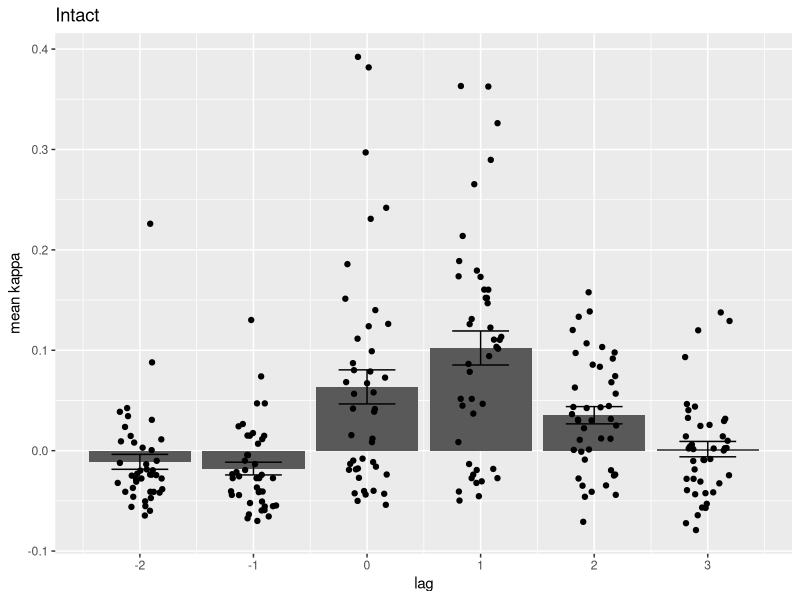
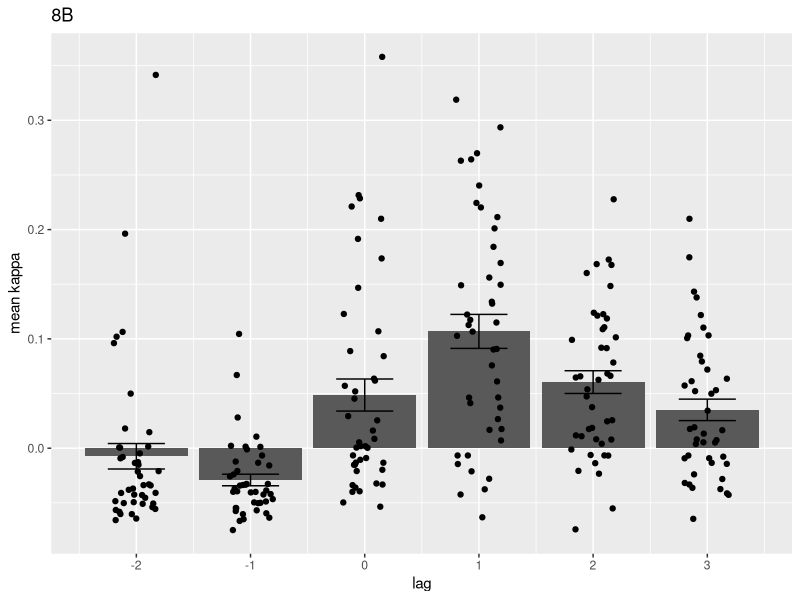
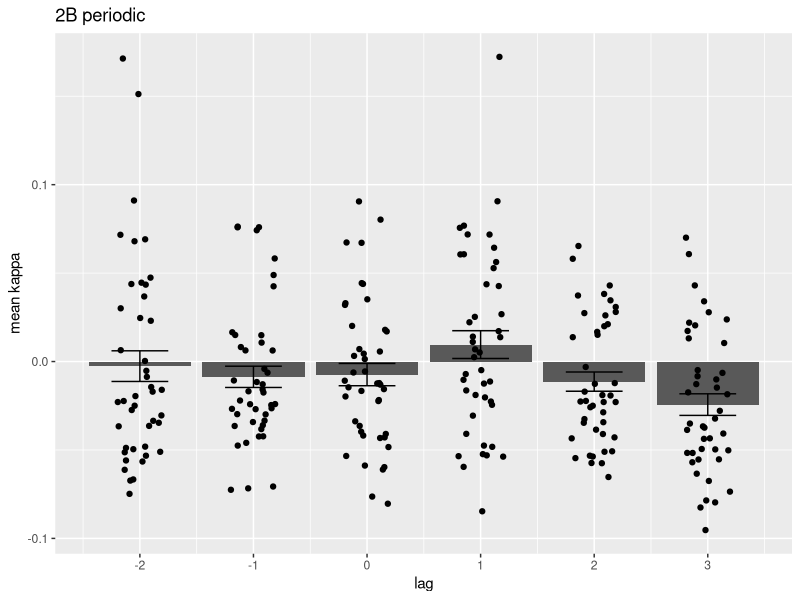
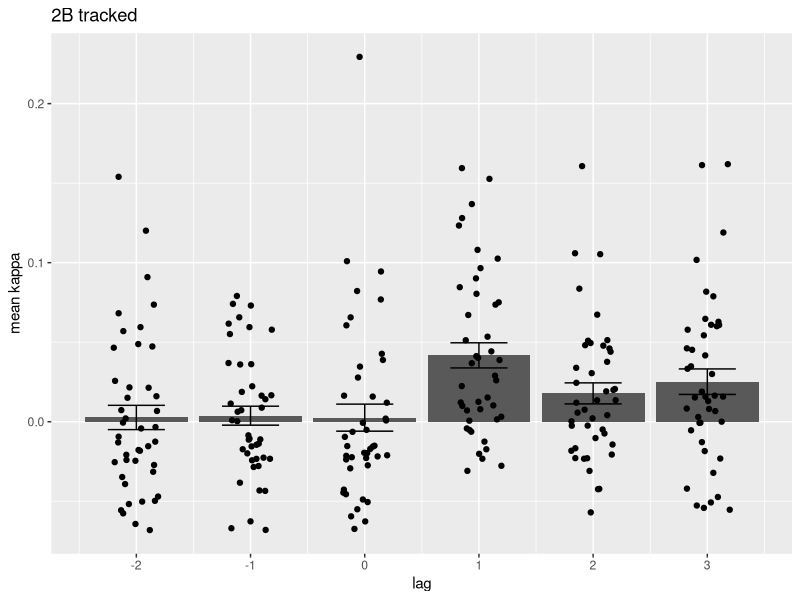
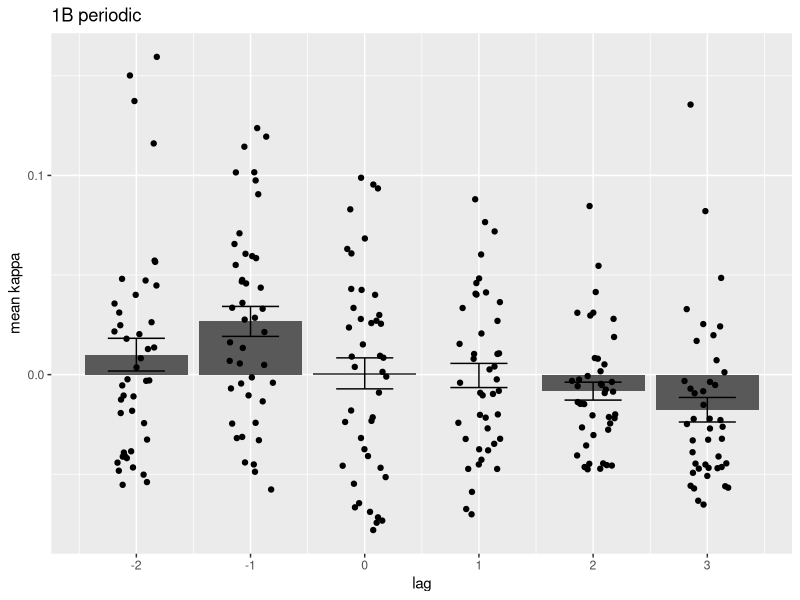
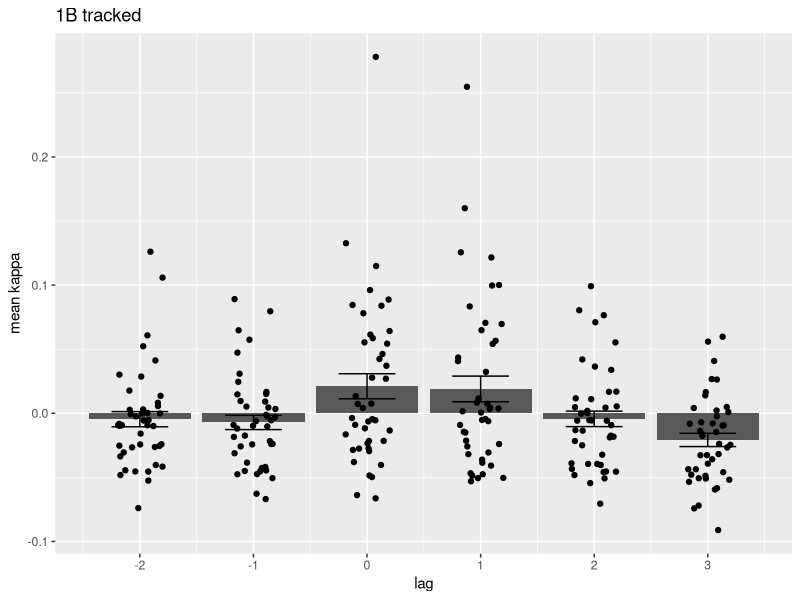
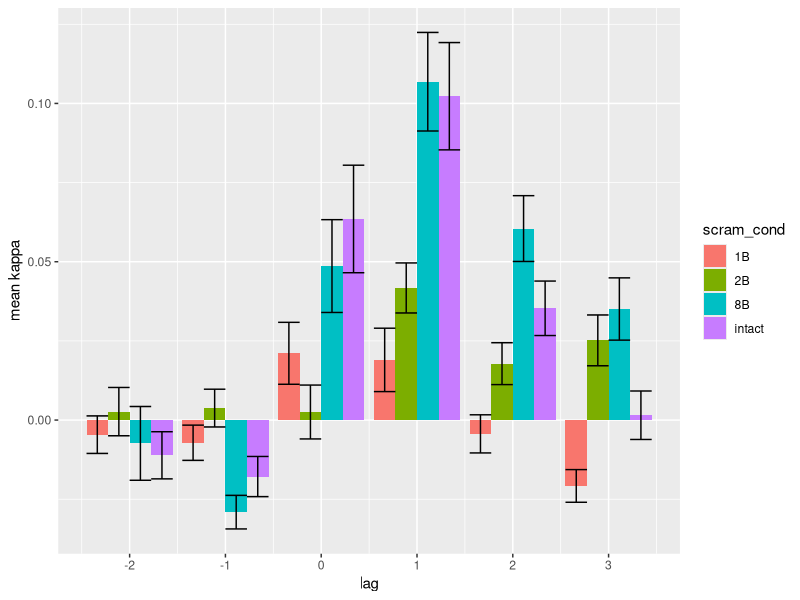
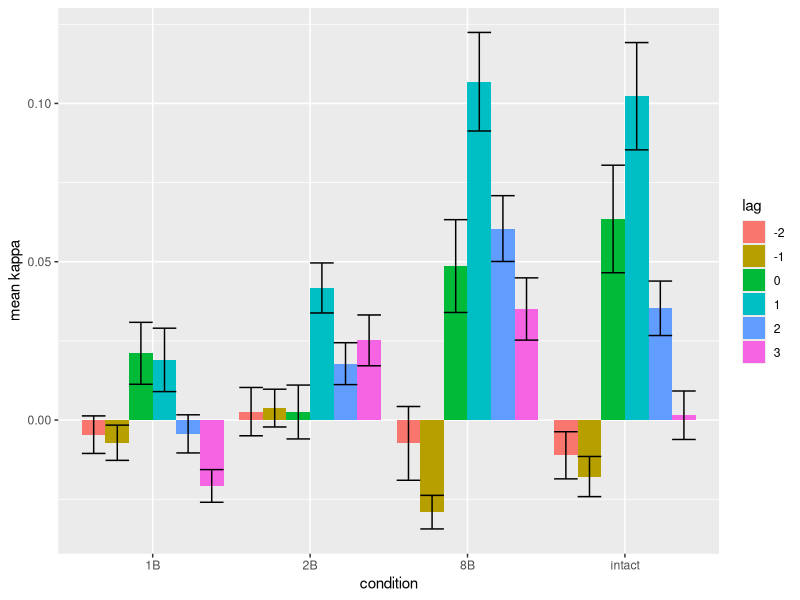

Recreate these plots in R, in order.
## ---- chunk 1
knitr::opts_chunk$set(echo = FALSE, message = FALSE)
library(tidyverse)
library(magrittr)
library(patchwork)
## ---- chunk 2
data <- as_tibble(read_csv('data/lag_kappa_values_wsubj.csv'))
#print(data)
## ---- chunk 3
bar_I <- data %>%
  filter(scram_cond == 'intact') %>%
  group_by(subject, lag) %>%
  summarize(mean_kappa = mean(kappa)) %>%
  
  ggplot(aes(x = lag, y = mean_kappa)) +
  geom_bar(stat = 'summary') +
  geom_errorbar(stat = 'summary', width = 0.5) +
  scale_x_continuous(breaks = seq(-2,3)) +
  scale_y_continuous(name = 'mean kappa') +
  geom_point(position = position_jitter(width = 0.2)) +
  ggtitle("Intact")
  
bar_I
#ggsave("plots/lag_kappa_bar_I.png", plot = bar_I)

bar_8B <- data %>%
  filter(scram_cond == '8B') %>%
  group_by(subject, lag) %>%
  summarize(mean_kappa = mean(kappa)) %>%
  
  ggplot(aes(x = lag, y = mean_kappa)) +
  geom_bar(stat = 'summary') +
  geom_errorbar(stat = 'summary', width = 0.5) +
  scale_x_continuous(breaks = seq(-2,3)) +
  scale_y_continuous(name = 'mean kappa') +
  geom_point(position = position_jitter(width = 0.2)) +
  ggtitle("8B")
  
bar_8B
#ggsave("plots/lag_kappa_bar_8B.png", plot = bar_8B)
## ---- chunk 4
bar_2B_per <- data %>%
  filter(scram_cond == '2B') %>%
  filter(gt_type == 'periodic') %>%
  group_by(subject, lag) %>%
  summarize(mean_kappa = mean(kappa)) %>%
  
  ggplot(aes(x = lag, y = mean_kappa)) +
  geom_bar(stat = 'summary') +
  geom_errorbar(stat = 'summary', width = 0.5) +
  scale_x_continuous(breaks = seq(-2,3)) +
  scale_y_continuous(name = 'mean kappa') +
  geom_point(position = position_jitter(width = 0.2)) +
  ggtitle("2B periodic")
  
bar_2B_per
#ggsave("plots/lag_kappa_bar_2B_per.png", plot = bar_2B_per)

bar_2B_tracked <- data %>%
  filter(scram_cond == '2B') %>%
  filter(gt_type == 'tracked') %>%
  group_by(subject, lag) %>%
  summarize(mean_kappa = mean(kappa)) %>%
  
  ggplot(aes(x = lag, y = mean_kappa)) +
  geom_bar(stat = 'summary') +
  geom_errorbar(stat = 'summary', width = 0.5) +
  scale_x_continuous(breaks = seq(-2,3)) +
  scale_y_continuous(name = 'mean kappa') +
  geom_point(position = position_jitter(width = 0.2)) +
  ggtitle("2B tracked")
  
bar_2B_tracked
#ggsave("plots/lag_kappa_bar_2B_tracked.png", plot = bar_2B_tracked)

bar_1B_per <- data %>%
  filter(scram_cond == '1B') %>%
  filter(gt_type == 'periodic') %>%
  group_by(subject, lag) %>%
  summarize(mean_kappa = mean(kappa)) %>%
  
  ggplot(aes(x = lag, y = mean_kappa)) +
  geom_bar(stat = 'summary') +
  geom_errorbar(stat = 'summary', width = 0.5) +
  scale_x_continuous(breaks = seq(-2,3)) +
  scale_y_continuous(name = 'mean kappa') +
  geom_point(position = position_jitter(width = 0.2)) +
  ggtitle("1B periodic")
  
bar_1B_per
#ggsave("plots/lag_kappa_bar_1B_per.png", plot = bar_1B_per)

bar_1B_tracked <- data %>%
  filter(scram_cond == '1B') %>%
  filter(gt_type == 'tracked') %>%
  group_by(subject, lag) %>%
  summarize(mean_kappa = mean(kappa)) %>%
  
  ggplot(aes(x = lag, y = mean_kappa)) +
  geom_bar(stat = 'summary') +
  geom_errorbar(stat = 'summary', width = 0.5) +
  scale_x_continuous(breaks = seq(-2,3)) +
  scale_y_continuous(name = 'mean kappa') +
  geom_point(position = position_jitter(width = 0.2)) +
  ggtitle("1B tracked")
  
bar_1B_tracked
#ggsave("plots/lag_kappa_bar_1B_tracked.png", plot = bar_1B_tracked)
## ---- chunk 5
all_bar <- data %>%
  filter(gt_type != 'periodic') %>%
  group_by(scram_cond, subject, lag) %>%
  summarize(mean_kappa = mean(kappa)) %>%

  ggplot(aes(x = lag, y = mean_kappa, fill = scram_cond)) +
  geom_bar(position = 'dodge', stat = 'summary') +
  geom_errorbar(stat = 'summary', position = 'dodge') +
  scale_x_continuous(breaks = seq(-2,3)) +
  scale_y_continuous(name = 'mean kappa')

all_bar
ggsave("plots/lag_kappa_all_bar_by_lag.png", plot = all_bar)

all_bar2 <- data %>%
  filter(gt_type != 'periodic') %>%
  group_by(scram_cond, subject, lag) %>%
  summarize(mean_kappa = mean(kappa)) %>%
  mutate(lag = factor(lag)) %>%

  ggplot(aes(x = scram_cond, y = mean_kappa, fill = lag)) +
  geom_bar(position = 'dodge', stat = 'summary') +
  geom_errorbar(stat = 'summary', position = 'dodge') +
  scale_x_discrete(name = 'condition') +
  scale_y_continuous(name = 'mean kappa')

all_bar2
# save?
## ---- chunk 6
all_by_lag <- data %>%
  filter(gt_type != 'periodic') %>%
  group_by(subject, lag) %>%
  summarize(mean_kappa = mean(kappa)) %>%
  mutate(lag = factor(lag)) %>%
  
  ggplot(aes(x = lag, y = mean_kappa)) +
  geom_bar(stat = 'summary') +
  geom_errorbar(stat = 'summary', width = 0.5) +
  #scale_x_continuous(breaks = seq(-2,3)) +
  scale_y_continuous(name = 'mean kappa') +
  geom_point(position = position_jitter(width = 0.2)) #+
  #ggtitle("1B tracked")

all_by_lag

data_tracked <- data %>%
  filter(gt_type != 'periodic') %>%
  group_by(scram_cond, subject, lag) %>%
  summarize(mean_kappa = mean(kappa)) %>%
  mutate(scram_cond = factor(scram_cond, levels = c('intact', '8B', '2B', '1B'))) %>%
  mutate(lag = factor(lag)) # %>%
  #mutate(lag = factor(lag, levels = c(0,1,2,3,-1,-2))) %>%
  #print()

lm_cond <- lm(mean_kappa ~ scram_cond, data=data_tracked)
summary(lm_cond)
lm_lag <- lm(mean_kappa ~ lag, data=data_tracked)
summary(lm_lag)

lm_wo_int <- lm(mean_kappa ~ scram_cond + lag, data=data_tracked)
summary(lm_wo_int)
lm_w_int <- lm(mean_kappa ~ scram_cond + lag + scram_cond*lag, data=data_tracked)
summary(lm_w_int)
anova(lm_wo_int, lm_w_int, test = 'Chisq')
